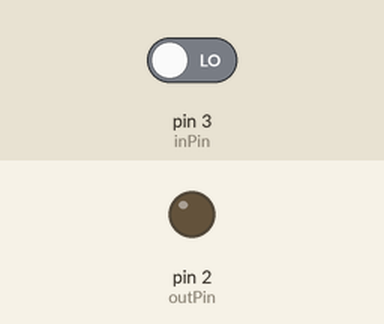
A sketch run on a simulated Arduino Uno, built with avr-gcc and run on an emulated ATmega328P. Parts: output pins drawn as LEDs (lit = HIGH). Inputs (shaded band) come from the test bench; at power-on: pin 3 (inPin) LOW.

Above: at 1.2 s.
1.3 s: pin 3 (inPin) driven HIGH
At 2.2 s:
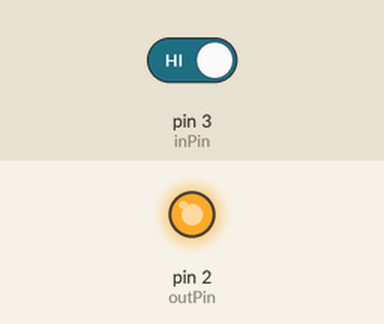
2.8 s: pin 3 (inPin) driven LOW
At 3.3 s:
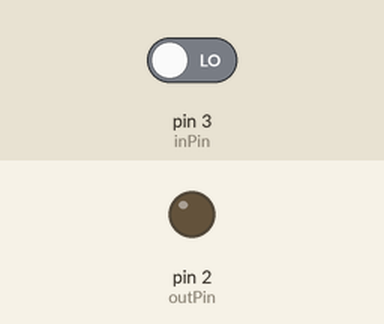
Timing chart, 0 to 5.8 s (numbered marks = the images above; inputs shaded):
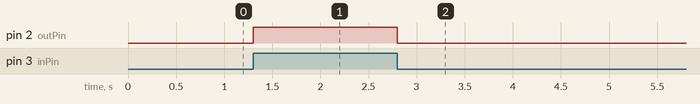

The sketch:

Button_LED.ino
```cpp
const int inPin = 3;
const int outPin = 2;

void setup() {
  pinMode(inPin, INPUT);
  pinMode(outPin, OUTPUT);
  digitalWrite(outPin, LOW);
}

void loop(){
  int input = digitalRead(inPin);
  digitalWrite(outPin,input);
}
```

Measured:
- after the input at 1.3 s, pin 2 (outPin): LOW → HIGH at once
- after the input at 2.8 s, pin 2 (outPin): HIGH → LOW at once
